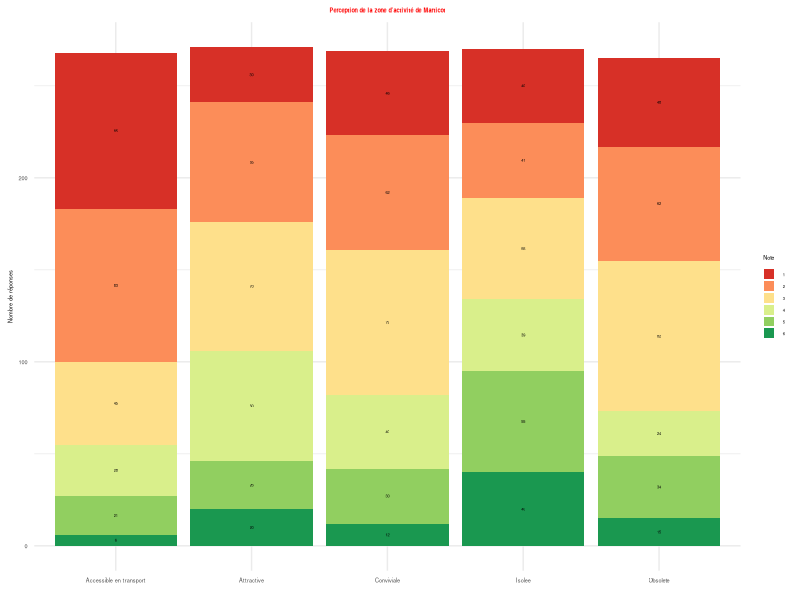
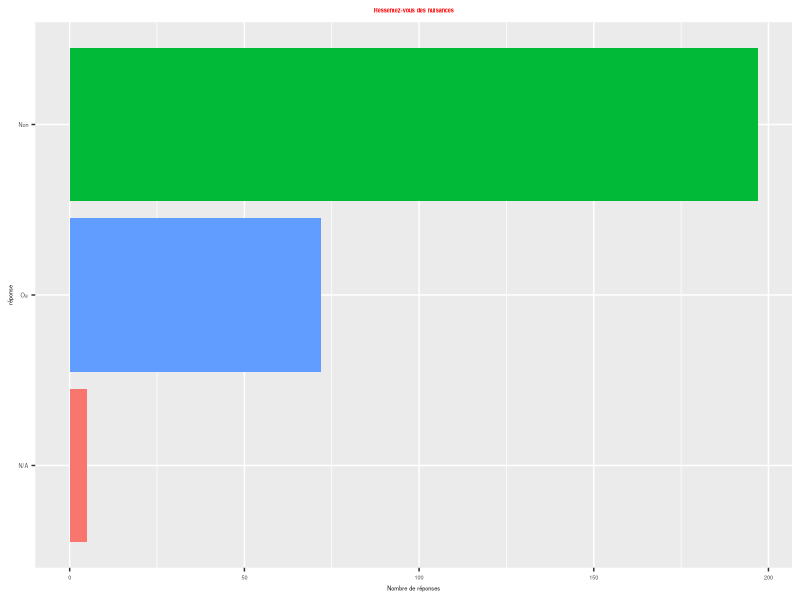
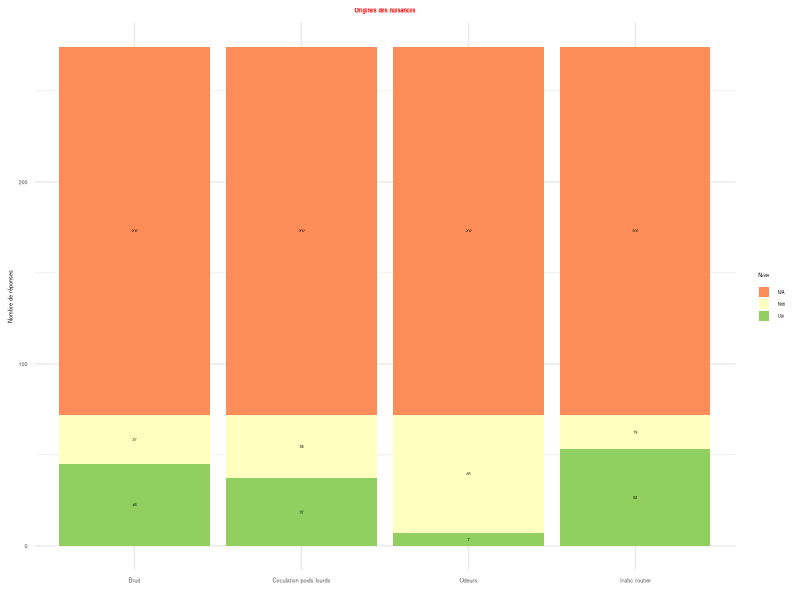
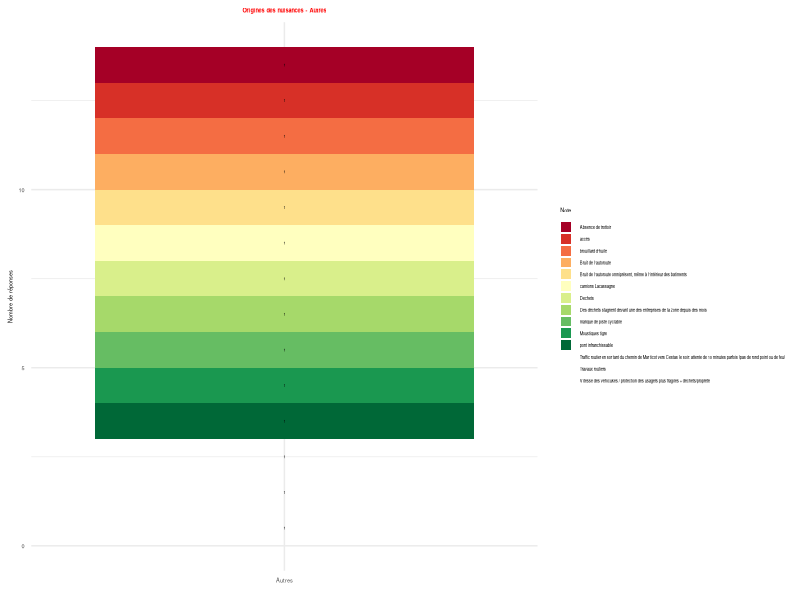
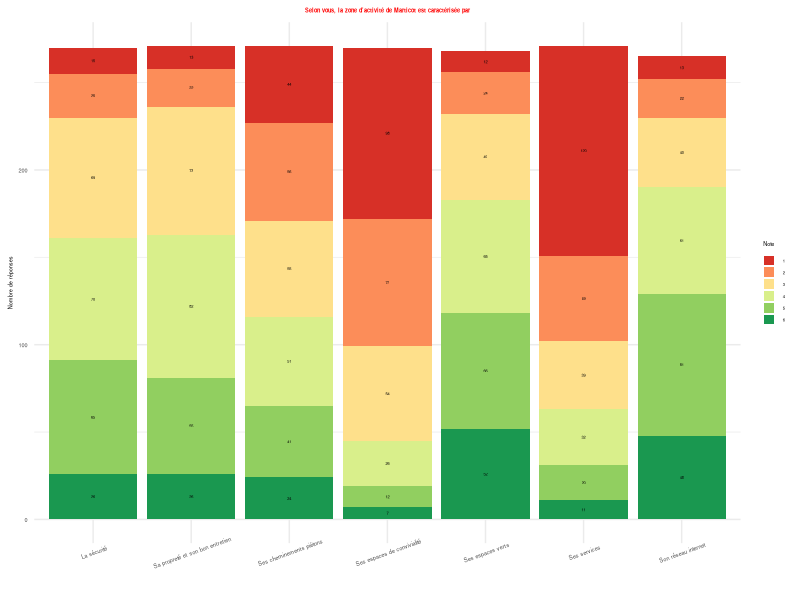

Reproduce these figures in R, in order.
## ---- chunk 1
# Chargement des packages
library(tidyverse)
library(readr)

# Lecture du fichier CSV
donnees <- read_csv("data/results-survey337264.csv", show_col_types = FALSE)%>%
  drop_na(`Date de soumission`)
## ---- chunk 2
#| echo: false
#| fig.width: 4
#| fig.height: 2

library(dplyr)
library(tidyr)
library(ggplot2)

# On sélectionne uniquement les colonnes qui t'intéressent
df_notes <- donnees %>%
  select(
    Attractive = `Dans quelle mesure trouvez-vous la zone d’activité de Marticot :Donnez une note de 1 à 6, 1 correspondant à « pas du tout » et 6 « tout à fait » [Attractive]`,
    Conviviale = `Dans quelle mesure trouvez-vous la zone d’activité de Marticot :Donnez une note de 1 à 6, 1 correspondant à « pas du tout » et 6 « tout à fait » [Conviviale]`,
    "Accessible en transport" = `Dans quelle mesure trouvez-vous la zone d’activité de Marticot :Donnez une note de 1 à 6, 1 correspondant à « pas du tout » et 6 « tout à fait » [Accessible en transports]`,
    Isolee = `Dans quelle mesure trouvez-vous la zone d’activité de Marticot :Donnez une note de 1 à 6, 1 correspondant à « pas du tout » et 6 « tout à fait » [Isolée]`,
    Obsolete = `Dans quelle mesure trouvez-vous la zone d’activité de Marticot :Donnez une note de 1 à 6, 1 correspondant à « pas du tout » et 6 « tout à fait » [Obsolète]`
  ) %>%
  pivot_longer(cols = everything(), names_to = "Critere", values_to = "Note") %>%
  filter(!is.na(Note))   # supprimer les NA

# Compter le nombre de réponses par critère et par note
df_plot <- df_notes %>%
  group_by(Critere, Note) %>%
  summarise(N = n(), .groups = "drop")

# Graphique : barres empilées
ggplot(df_plot, aes(x = Critere, y = N, fill = factor(Note))) +
  geom_bar(stat = "identity", position = "stack") +
  scale_fill_brewer(palette = "RdYlGn", direction = 1) +
  geom_text(aes(label = N), 
            position = position_stack(vjust = 0.5), 
            color = "black", size = 1) +
  labs(
    title = "Perception de la zone d’activité de Marticot",
    x = "",
    y = "Nombre de réponses",
    fill = "Note"
  ) +
  theme_minimal() +
  theme(plot.title = element_text(color = "red", size = 4, face = "bold", hjust = 0.5),
        axis.text.x = element_text( hjust = 0.5, size = 4),
        axis.title.x = element_text(size = 2),  # Titre axe X
        axis.title.y = element_text(size = 4),  # Titre axe Y
        axis.text.y = element_text(size = 4),     # Valeurs axe Y
        legend.text = element_text(size = 3),        # Taille du texte de la légende
        legend.title = element_text(size = 4),        # Taille du titre de la légende
        legend.key.size = unit(0.3, "cm"),        # Taille des cases de la légende
        legend.spacing.y = unit(0.1, "cm")        # Espacement vertical réduit
        )
## ---- chunk 3
#| echo: false
#| fig.width: 4
#| fig.height: 2

donnees %>%
  count(`Ressentez-vous des nuisances dans la zone d’activité de Marticot ?`) %>%
  ggplot(aes(x = reorder(`Ressentez-vous des nuisances dans la zone d’activité de Marticot ?`, n), y = n, fill = `Ressentez-vous des nuisances dans la zone d’activité de Marticot ?`)) +
  geom_col(show.legend = FALSE) +
  coord_flip() +
  labs(title = "Ressentez-vous des nuisances", x = "réponse", y = "Nombre de réponses") +
  theme(plot.title = element_text(color = "red", size = 4, face = "bold", hjust = 0.5),
        axis.text.x = element_text( hjust = 0.5, size = 4),
        axis.title.x = element_text(size = 4),  # Titre axe X
        axis.title.y = element_text(size = 4),  # Titre axe Y
        axis.text.y = element_text(size = 4),     # Valeurs axe Y
        legend.text = element_text(size = 3),        # Taille du texte de la légende
        legend.title = element_text(size = 4),        # Taille du titre de la légende
        legend.key.size = unit(0.3, "cm"),        # Taille des cases de la légende
        legend.spacing.y = unit(0.1, "cm")        # Espacement vertical réduit
        )
## ---- chunk 4
#| echo: false
#| fig.width: 4
#| fig.height: 2

library(dplyr)
library(tidyr)
library(ggplot2)

# On sélectionne uniquement les colonnes qui t'intéressent
nuisances_notes <- donnees %>%
  select(
    Bruit = `Si oui, lesquelles ?  Veuillez cocher une ou plusieurs réponse  [Bruit]`,
    "Circulation poids lourds"= `Si oui, lesquelles ?  Veuillez cocher une ou plusieurs réponse  [Circulation de poids lourds]`,
    "Trafic routier" = `Si oui, lesquelles ?  Veuillez cocher une ou plusieurs réponse  [Trafic routier]`,
    Odeurs = `Si oui, lesquelles ?  Veuillez cocher une ou plusieurs réponse  [Odeurs]`
    #Autres = `Si oui, lesquelles ?  Veuillez cocher une ou plusieurs réponse  [Autre]`
  ) %>%
  pivot_longer(cols = everything(), names_to = "Critere", values_to = "Note") %>%
  filter(!is.na(Note))   # supprimer les NA

# Compter le nombre de réponses par critère et par note
df_plot <- nuisances_notes %>%
  group_by(Critere, Note) %>%
  summarise(N = n(), .groups = "drop")

# Graphique : barres empilées
ggplot(df_plot, aes(x = Critere, y = N, fill = factor(Note))) +
  geom_bar(stat = "identity", position = "stack") +
  scale_fill_brewer(palette = "RdYlGn", direction = 1) +
  geom_text(aes(label = N), 
            position = position_stack(vjust = 0.5), 
            color = "black", size = 1) +
  labs(
    title = "Origines des nuisances",
    x = "",
    y = "Nombre de réponses",
    fill = "Note"
  ) +
  theme_minimal() +
  theme(plot.title = element_text(color = "red", size = 4, face = "bold", hjust = 0.5),
        axis.text.x = element_text( hjust = 0.5, size = 4),
        axis.title.x = element_text(size = 2),  # Titre axe X
        axis.title.y = element_text(size = 4),  # Titre axe Y
        axis.text.y = element_text(size = 4),     # Valeurs axe Y
        legend.text = element_text(size = 3),        # Taille du texte de la légende
        legend.title = element_text(size = 4),        # Taille du titre de la légende
        legend.key.size = unit(0.3, "cm"),        # Taille des cases de la légende
        legend.spacing.y = unit(0.1, "cm")        # Espacement vertical réduit
        )
## ---- chunk 5
#| echo: false
#| fig.width: 4
#| fig.height: 2

library(dplyr)
library(tidyr)
library(ggplot2)

# On sélectionne uniquement les colonnes qui t'intéressent
nuisances_notes <- donnees %>%
  select(
    Autres = `Si oui, lesquelles ?  Veuillez cocher une ou plusieurs réponse  [Autre]`
  ) %>%
  pivot_longer(cols = everything(), names_to = "Critere", values_to = "Note") %>%
  filter(!is.na(Note))   # supprimer les NA

# Compter le nombre de réponses par critère et par note
df_plot <- nuisances_notes %>%
  group_by(Critere, Note) %>%
  summarise(N = n(), .groups = "drop")

# Graphique : barres empilées
ggplot(df_plot, aes(x = Critere, y = N, fill = factor(Note))) +
  geom_bar(stat = "identity", position = "stack") +
  scale_fill_brewer(palette = "RdYlGn", direction = 1) +
  geom_text(aes(label = N), 
            position = position_stack(vjust = 0.5), 
            color = "black", size = 1) +
  labs(
    title = "Origines des nuisances - Autres",
    x = "",
    y = "Nombre de réponses",
    fill = "Note"
  ) +
  theme_minimal() +
  theme(plot.title = element_text(color = "red", size = 4, face = "bold", hjust = 0.5),
        axis.text.x = element_text( hjust = 0.5, size = 4),
        axis.title.x = element_text(size = 2),  # Titre axe X
        axis.title.y = element_text(size = 4),  # Titre axe Y
        axis.text.y = element_text(size = 4),     # Valeurs axe Y
        legend.text = element_text(size = 3),        # Taille du texte de la légende
        legend.title = element_text(size = 4),        # Taille du titre de la légende
        legend.key.size = unit(0.3, "cm"),        # Taille des cases de la légende
        legend.spacing.y = unit(0.1, "cm")        # Espacement vertical réduit
        )
## ---- chunk 6
#| echo: false
#| fig.width: 4
#| fig.height: 2

library(dplyr)
library(tidyr)
library(ggplot2)

# On sélectionne uniquement les colonnes qui t'intéressent
caracterisation_notes <- donnees %>%
  select(
    "Ses espaces de convivialité" = `Selon vous, la zone d’activité de Marticot est caractérisée par :Donnez une note en cochant de 1 à 6, 1 correspondant à « pas du tout » et 6 « tout à fait » [Ses espaces de convivialité]`,
    "Ses services"= `Selon vous, la zone d’activité de Marticot est caractérisée par :Donnez une note en cochant de 1 à 6, 1 correspondant à « pas du tout » et 6 « tout à fait » [Ses services (équipements sportifs, restauration, supermarchés…)]`,
    "Sa propreté et son bon entretien" = `Selon vous, la zone d’activité de Marticot est caractérisée par :Donnez une note en cochant de 1 à 6, 1 correspondant à « pas du tout » et 6 « tout à fait » [Sa propreté et son bon entretien]`,
    "La sécurité" = `Selon vous, la zone d’activité de Marticot est caractérisée par :Donnez une note en cochant de 1 à 6, 1 correspondant à « pas du tout » et 6 « tout à fait » [La sécurité (de ses biens et des personnes)]`,
    "Ses cheminements piétons" = `Selon vous, la zone d’activité de Marticot est caractérisée par :Donnez une note en cochant de 1 à 6, 1 correspondant à « pas du tout » et 6 « tout à fait » [Ses cheminements piétons]`,
    "Son réseau internet" = `Selon vous, la zone d’activité de Marticot est caractérisée par :Donnez une note en cochant de 1 à 6, 1 correspondant à « pas du tout » et 6 « tout à fait » [Son réseau internet]`,
    "Ses espaces verts" = `Selon vous, la zone d’activité de Marticot est caractérisée par :Donnez une note en cochant de 1 à 6, 1 correspondant à « pas du tout » et 6 « tout à fait » [Ses espaces verts]`
    
    
  ) %>%
  pivot_longer(cols = everything(), names_to = "Critere", values_to = "Note") %>%
  filter(!is.na(Note))   # supprimer les NA

# Compter le nombre de réponses par critère et par note
df_plot <- caracterisation_notes %>%
  group_by(Critere, Note) %>%
  summarise(N = n(), .groups = "drop")

# Graphique : barres empilées
ggplot(df_plot, aes(x = Critere, y = N, fill = factor(Note))) +
  geom_bar(stat = "identity", position = "stack") +
  scale_fill_brewer(palette = "RdYlGn", direction = 1) +
  geom_text(aes(label = N), 
            position = position_stack(vjust = 0.5), 
            color = "black", size = 1) +
  labs(
    title = "Selon vous, la zone d’activité de Marticot est caractérisée par",
    x = "",
    y = "Nombre de réponses",
    fill = "Note"
  ) +
  theme_minimal() +
  theme(plot.title = element_text(color = "red", size = 4, face = "bold", hjust = 0.5),
        axis.text.x = element_text( hjust = 0.5, size = 4, angle = 20),
        axis.title.x = element_text(size = 2),  # Titre axe X
        axis.title.y = element_text(size = 4),  # Titre axe Y
        axis.text.y = element_text(size = 4),     # Valeurs axe Y
        legend.text = element_text(size = 3),        # Taille du texte de la légende
        legend.title = element_text(size = 4),        # Taille du titre de la légende
        legend.key.size = unit(0.3, "cm"),        # Taille des cases de la légende
        legend.spacing.y = unit(0.1, "cm")        # Espacement vertical réduit
        )
